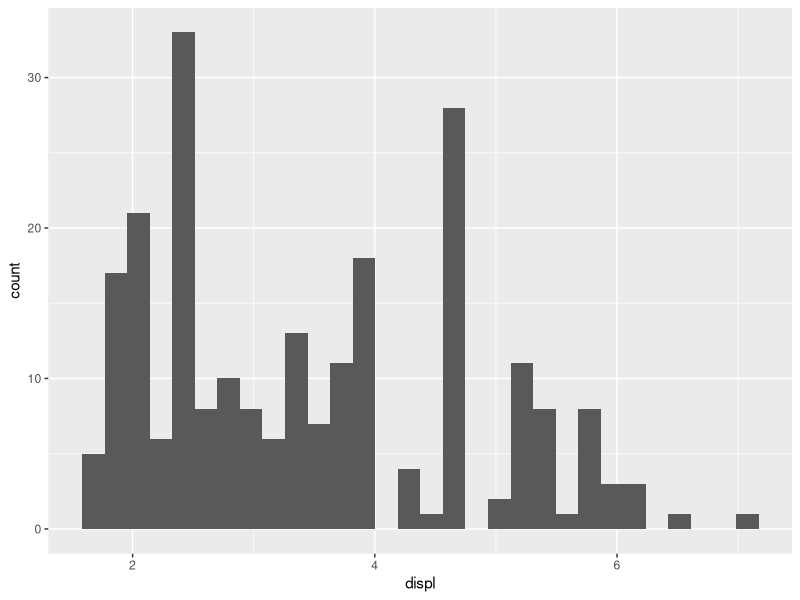
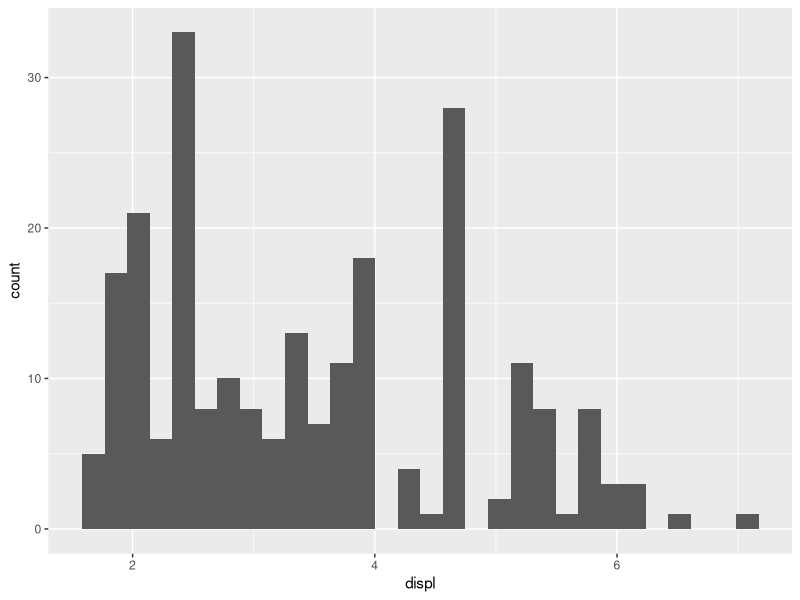
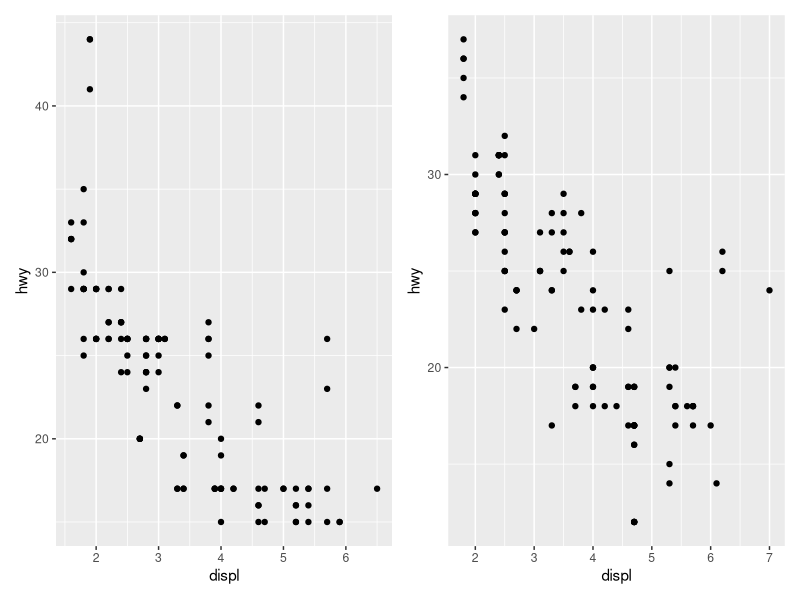
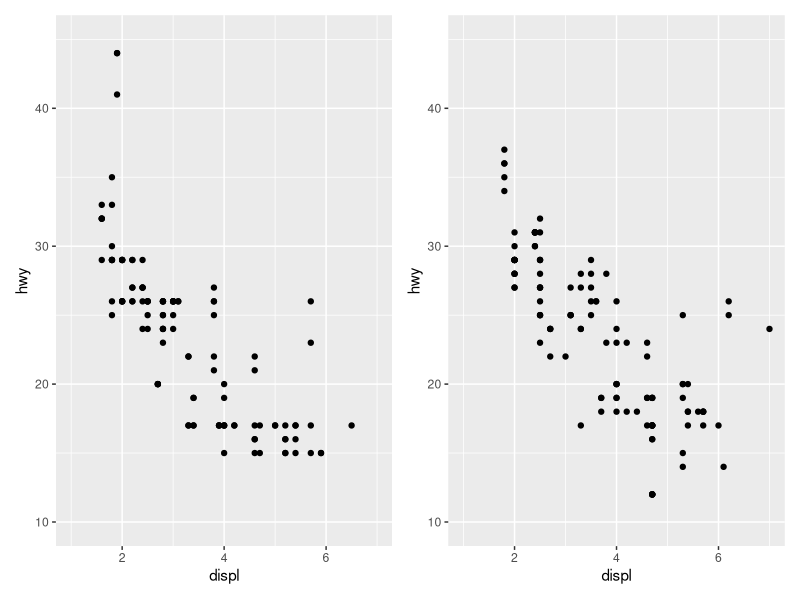
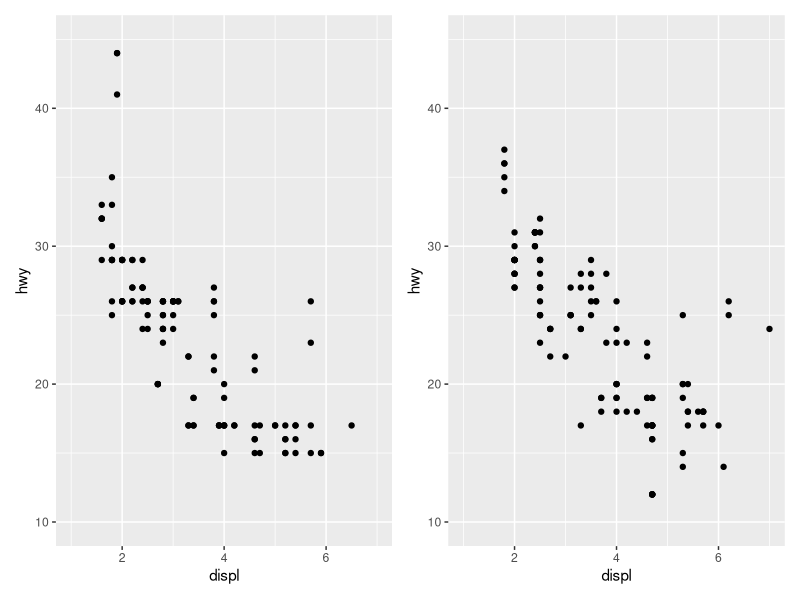
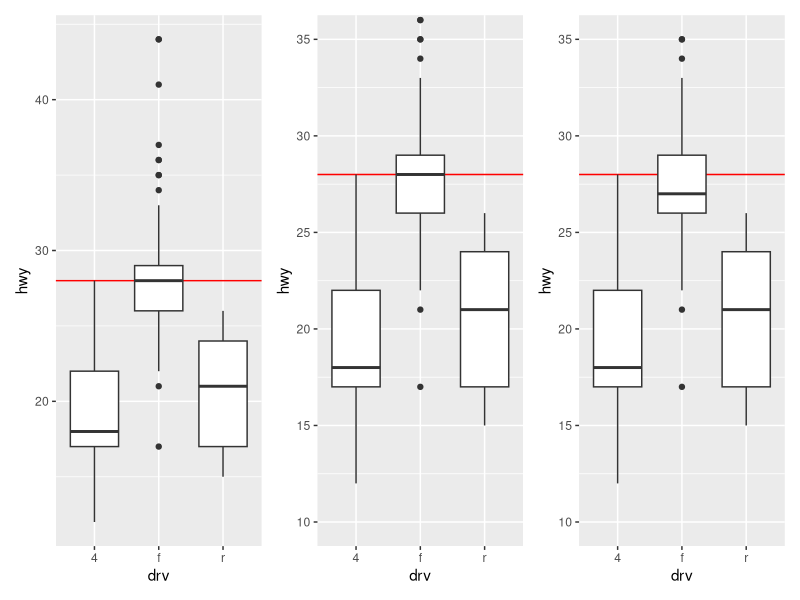
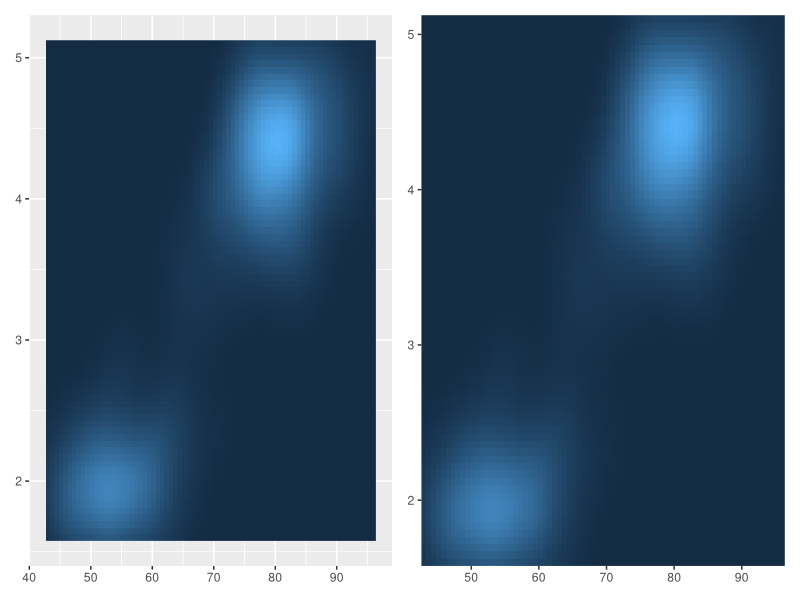
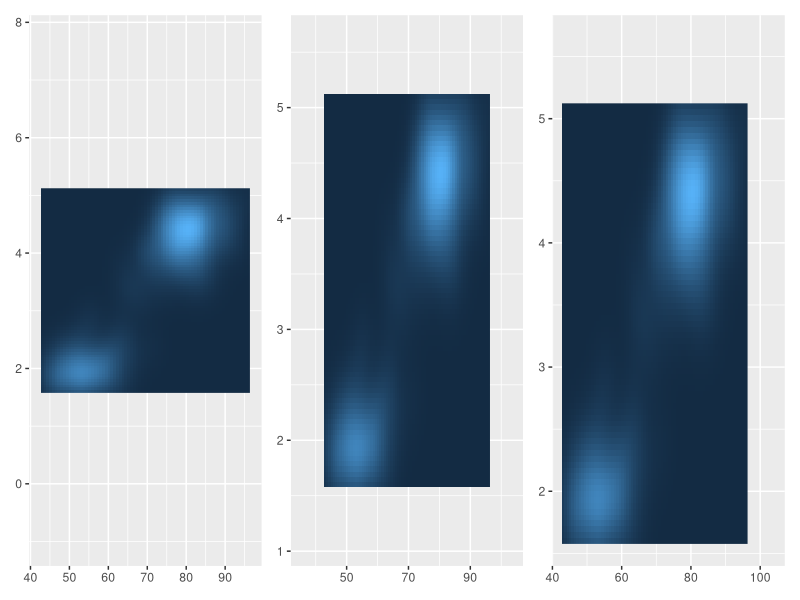

Here is the R script that generated these plots, in order:
## ---- chunk 1
#| echo: false
library(tidyverse)
library(patchwork)
## ---- chunk 2
ggplot(mpg, aes(x = displ)) + geom_histogram()
ggplot(mpg, aes(x = displ, y = after_stat(count))) + geom_histogram()

## ---- chunk 3
mpg_99 <- mpg %>% filter(year == 1999)
mpg_08 <- mpg %>% filter(year == 2008)

base_99 <- ggplot(mpg_99, aes(displ, hwy)) + geom_point() 
base_08 <- ggplot(mpg_08, aes(displ, hwy)) + geom_point() 

base_99 | base_08
## ---- chunk 4
base_99 +
  scale_x_continuous(limits=c(1,7))+
  scale_y_continuous(limits=c(10,45)) |
  base_08 +
  scale_x_continuous(limits=c(1,7))+
  scale_y_continuous(limits=c(10,45))
## ---- chunk 5
base_99 + lims(x=c(1,7),y=c(10,45)) |
  base_08 + lims(x=c(1,7),y=c(10,45))
## ---- chunk 6
base <- ggplot(mpg,aes(drv,hwy))+
  geom_hline(yintercept = 28,color='red')+
  geom_boxplot()

base | base+coord_cartesian(ylim=c(10,35)) | base+ylim(10,35) # Distorts boxplot by converting numbers outside range to NA
## ---- chunk 7
base <- ggplot(faithfuld,aes(waiting,eruptions))+
  geom_raster(aes(fill=density))+
  theme(legend.position='none')+
  labs(x=NULL,y=NULL)

base | base +
  scale_x_continuous(expand=expansion(0))+ # multiplied by 0 removes the expand
  scale_y_continuous(expand=expansion(0))
## ---- chunk 8
# Additive
p1 <- base +
  scale_x_continuous(expand = expansion(add=3))+ # 3 units of this axis
  scale_y_continuous(expand = expansion(add=3))
# Multiplicative 
p2 <- base +
  scale_x_continuous(expand = expansion(mult = 0.2))+ # 20 % of axis range
  scale_y_continuous(expand = expansion(mult = 0.2))
# Multiplicative (5% lower end of each axes 20% upper end)
p3 <- base +
  scale_x_continuous(expand = expansion(mult = c(0.05,0.2)))+
  scale_y_continuous(expand = c(0.05, 0, 0.2, 0)) # Set directly 
p1 | p2 | p3

## ---- chunk 9
toy <- tibble(
  const = 1,
  up = 1:4,
  txt = letters[1:4],
  big = (1:4)*1000,
  log = c(2,4,10,2000)
)
toy 
## ---- chunk 10
base <- ggplot(toy, aes(big,const))+
  geom_point() +
  labs(x=NULL,y=NULL)+
  scale_y_continuous(breaks=NULL)

base | base + scale_x_continuous(breaks = c(1000,2000,4000)) | base + scale_x_continuous(breaks = c(1000,1500,2000,4000))
  
## ---- chunk 11
base | base+scale_x_continuous(breaks=scales::breaks_extended()) | base+scale_x_continuous(breaks=scales::breaks_extended(n=2))
## ---- chunk 12
base +
  scale_x_continuous(breaks=scales::breaks_width(800)) |
  base + scale_x_continuous(breaks=scales::breaks_width(800,offset=200)) | # Shift all breaks 200 (left?)
  base + scale_x_continuous(breaks=scales::breaks_width(800,offset=-200)) # Shifts all breaks 200 (right?)
## ---- chunk 13
mb <- unique(as.numeric(1:10 %o% 10^(0:3))) # %o% generates a multiplication table
mb
## ---- chunk 14
base <- ggplot(toy,aes(log,const)) +
  geom_point() +
  labs(x=NULL,y=NULL) +
  scale_y_continuous(breaks = NULL)

base + scale_x_log10() | base + scale_x_log10(minor_breaks = mb) # Second one helps to show logarithmic x-axis
## ---- chunk 15
base <- ggplot(toy,aes(big,const))+
  geom_point()+
  labs(x=NULL,y=NULL)+
  scale_y_continuous(breaks=NULL)

base | base+scale_x_continuous(breaks=c(2000,4000),labels=c('2k','4k'))
## ---- chunk 16
base <- ggplot(toy, aes(big, const)) + 
  geom_point() + 
  labs(x = NULL, y = NULL) +
  scale_x_continuous(breaks = NULL)

base |
base + scale_y_continuous(labels = scales::label_percent()) |
base + scale_y_continuous(
  labels = scales::label_dollar(prefix = "", suffix = "€")
)
## ---- chunk 17
base + scale_y_continuous(breaks= NULL) | base + scale_y_continuous(labels=NULL)
## ---- chunk 18
ggplot(mpg, aes(displ, hwy)) +
  geom_point() + 
  scale_x_continuous("Displacement", labels = scales::unit_format(suffix = "L")) + 
  scale_y_continuous(quote(paste("Highway ", (frac(miles, gallon)))))  
## ---- chunk 19
ggplot(mpg, aes(displ,hwy)) +
  geom_point() +
  scale_x_continuous('Displacement',labels=scales::unit_format(suffix = 'L'))+
  scale_y_continuous(quote(paste('Highway ',bgroup('(',frac(miles,gallon),')'))))

## ---- chunk 20
base <- ggplot(mpg,aes(displ, hwy)) + geom_point()

base | base+scale_x_reverse() | base+scale_y_reverse()

## ---- chunk 21
# Converting fuel economy to fuel consumption
ggplot(mpg,aes(displ,hwy)) +
  geom_point() +
  scale_y_continuous(trans = 'reciprocal') # gallons per mile now

# Log transform x and y axes
ggplot(diamonds, aes(price,carat)) +
  geom_bin2d() +
  scale_x_continuous(trans = 'log10') +
  scale_y_continuous(trans = 'log10')

## ---- chunk 22
#| fig-show: hide
#| layout-ncol: 2
#| fig-width: 4
ggplot(mpg,aes(displ,hwy))+
  geom_point() +
  scale_y_continuous(trans='reciprocal')

ggplot(mpg,aes(displ,hwy)) +
  geom_point() +
  scale_y_continuous(scales::reciprocal_trans())
## ---- chunk 23
#| fig-show: hide
#| layout-ncol: 2
#| fig-width: 4
ggplot(diamonds,aes(price,carat))+
  geom_bin2d() +
  scale_x_continuous(trans = 'log10') +
  scale_y_continuous(trans = 'log10')

ggplot(diamonds, aes(price,carat)) +
  geom_bin2d() +
  scale_x_log10() +
  scale_y_log10()
## ---- chunk 24
#| fig-show: hide
#| layout-ncol: 2
#| fig-width: 4
ggplot(mpg,aes(log10(displ),hwy)) +
  geom_point()

ggplot(mpg,aes(displ,hwy)) +
  geom_point() +
  scale_x_log10()
